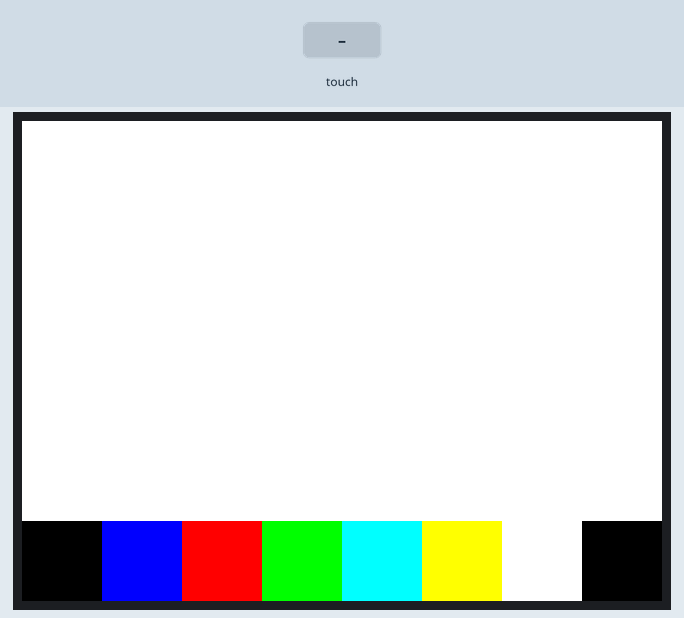
Bench run of a sketch on a simulated ESP32. Shown: 320×240 colour display. Inputs (shaded band) come from the test bench.

Above: at 1.4 s.
1.5 s: touch panel pressed at 13 % / 10 % of its raw x / y range
3.0 s: touch panel pressed at 38 % / 10 % of its raw x / y range
Timing chart, 0 to 6.0 s (numbered marks = the images above; inputs shaded):
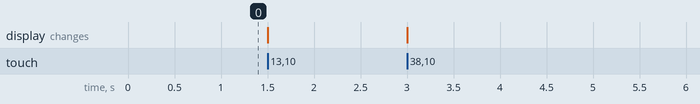

The sketch:

paintbox.ino
```cpp
#include <SPI.h>
#include <TFT_eSPI.h>

#include <XPT2046_Touchscreen.h>

TFT_eSPI tft = TFT_eSPI();

// Touchscreen pins
#define XPT2046_IRQ 36   // T_IRQ
#define XPT2046_MOSI 32  // T_DIN
#define XPT2046_MISO 39  // T_OUT
#define XPT2046_CLK 25   // T_CLK
#define XPT2046_CS 33    // T_CS

SPIClass touchscreenSPI = SPIClass(VSPI);
XPT2046_Touchscreen touchscreen(XPT2046_CS, XPT2046_IRQ);

int width,height;

typedef struct {
  int size;
  int colour;
} pentype;

pentype pen;

int colours[8]= {TFT_BLACK,TFT_BLUE,TFT_RED,TFT_GREEN,TFT_CYAN,TFT_YELLOW,TFT_WHITE};
int menu = 0;
#define mPEN 0
#define mCOLOUR 1

void draw_menubar(int menu){
  int boxsize,b2,pensize;
  boxsize = width/8;
  b2 = boxsize/2;

  if (menu == mPEN){
    pensize = 1;

    tft.fillRect(0,height-boxsize,width,boxsize,TFT_WHITE);
    for (int x=0; x <width; x += boxsize){
      tft.drawRect(x,height-boxsize,boxsize,boxsize,TFT_BLACK);
      if (pen.colour == TFT_WHITE) tft.drawCircle(x+ b2,height-b2,pensize,TFT_BLACK);
      else tft.fillCircle(x+ b2,height-b2,pensize,pen.colour);
      pensize +=2;
      }
  }
  if (menu == mCOLOUR){

    int colour = 0;
    for (int x=0; x <width; x += boxsize){
      tft.fillRect(x,height-boxsize,boxsize,boxsize,colours[colour]);
      colour++;
      }
   }
}


void setup() {
  touchscreenSPI.begin(XPT2046_CLK, XPT2046_MISO, XPT2046_MOSI, XPT2046_CS);
  touchscreen.begin(touchscreenSPI);

  touchscreen.setRotation(3);

  tft.init();
  tft.setRotation(3);

  width = tft.width();
  height = tft.height();
  tft.fillScreen(TFT_WHITE);

  menu = mCOLOUR;
  draw_menubar(menu);
}

void loop() {
  int x,y,z;

  if (touchscreen.tirqTouched() && touchscreen.touched()) {
    TS_Point p = touchscreen.getPoint();
    x = map(p.x, 200, 3700, 1, width);
    y = map(p.y, 240, 3800, 1, height);
    z = p.z;

    x -=20; // calibration -ymmv
    int menubar = height - 40;

    if (y > menubar) {
      if ( x > width-30) { // change menu
        menu = 1 - menu;
        draw_menubar(menu);
        delay(200);
      }
      if (menu == mPEN){ // pick pensize
          int picked = x / (width / 8);
          pen.size = x / (width / 16);
        }
      if (menu == mCOLOUR)  { //pick colour
          int picked = x / (width / 8);
          pen.colour = colours[picked];
        }
      }
    if (y < menubar) { //just draw
      tft.fillCircle(x,y,pen.size,pen.colour);
      }
  }
}
```
